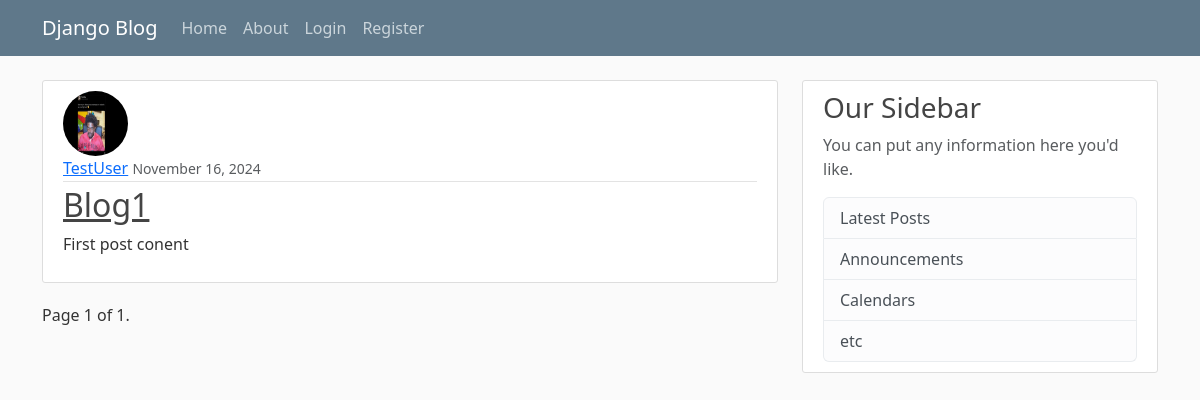
The app's page /, older data.
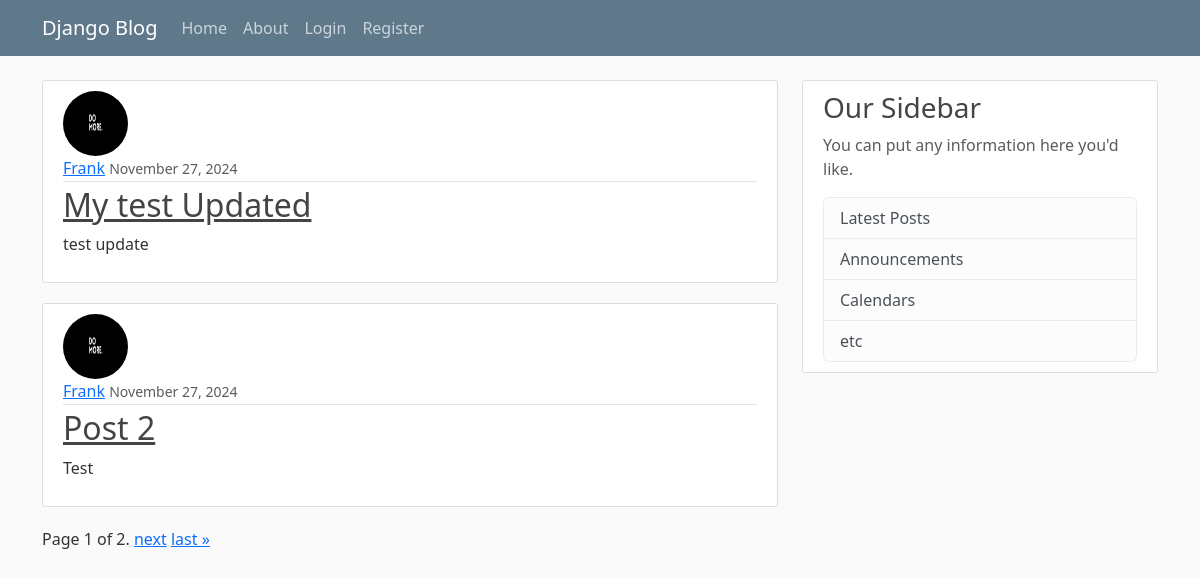
The same page, newer data.
### blog/models.py (models this page shows, shortened)
class Post(models.Model):
    title = models.CharField(max_length=100)
    content = models.TextField()
    date_posted = models.DateTimeField(default=timezone.now)
    author = models.ForeignKey(User, on_delete=models.CASCADE)

### users/models.py (models this page shows, shortened)
class Profile(models.Model):
    user = models.OneToOneField(User, on_delete=models.CASCADE)
    image = models.ImageField(default='default.jpg', upload_to='profile_pics')

### blog/views.py (the view)
# urls.py: path("", PostListView.as_view(), name="blog-home"),
class PostListView(ListView):
    model = Post
    template_name = "blog/home.html"  # by default django view look for <app>/<model>_<viewtype>.html
    context_object_name = "posts"  # by default the PostListView will call our context 'object' instead of 'posts'
    ordering = [
        "-date_posted"
    ]  # orders our post from newes to oldest ( remove - sign if you want to order from oldest to newest)
    paginate_by = 2

### blog/templates/blog/home.html (shortened to what this page needs)
{% extends "blog/base.html"%}
{%block content%}
{% for post in posts %}
<article class="media content-section">
  <img
    class="rounded-circle article-img"
    src="{{ post.author.profile.image.url}}"
    alt=""
  />
  <div class="media-body">
    <div class="article-metadata">
      <a class="mr-2" href="{% url 'user-posts' post.author.username %}">{{ post.author }}</a>
      <small class="text-muted">{{ post.date_posted|date:"F d, Y" }}</small>
    </div>
    <h2><a class="article-title" href="{% url 'post-detail' post.id %}">{{ post.title }}</a></h2>
    <p class="article-content">{{ post.content }}</p>
  </div>
</article>
{% endfor %}
<div class="pagination">
  <span class="step-links">
      <span class="current">
          Page {{ page_obj.number }} of {{ page_obj.paginator.num_pages }}.
      </span>
      {% if page_obj.has_next %}
          <a href="?page={{ page_obj.next_page_number }}">next</a>
          <a href="?page={{ page_obj.paginator.num_pages }}">last &raquo;</a>
      {% endif %}
  </span>
</div>
{%endblock content%}

### blog/templates/blog/base.html (shortened to what this page needs)
{% load static %}
<!DOCTYPE html>
<html lang="en">
  <head>
    <link
      href="https://cdn.jsdelivr.net/npm/bootstrap@5.3.3/dist/css/bootstrap.min.css"
      rel="stylesheet"
    />
    <link
      href="{% static 'blog/main.css' %}"
      type="text/css"
      rel="stylesheet"
    />
  </head>
  <body>
    <header class="site-header">
      <nav class="navbar navbar-expand-md navbar-dark bg-steel fixed-top">
        <div class="container">
          <a class="navbar-brand mr-4" href="/">Django Blog</a>
          <div class="collapse navbar-collapse" id="navbarToggle">
            <div class="navbar-nav mr-auto">
              <a class="nav-item nav-link" href="{% url 'blog-home' %}">Home</a>
              <a class="nav-item nav-link" href="{% url 'blog-about' %}"
                >About</a
              >
            </div>
            <div class="navbar-nav">
              {% if user.is_authenticated %}
              <a class="nav-item nav-link" href="{% url 'post-create' %}">New Post</a>
              <a class="nav-item nav-link" href="{% url 'profile' %}">Profile</a>
              <form action="{% url 'logout' %}" method="post">
                {% csrf_token %}
                <button type="submit">Logout</button>
              </form>
              {% else %}
              <a class="nav-item nav-link" href="/login">Login</a>
              <a class="nav-item nav-link" href="/register">Register</a>
              {% endif %}
            </div>
          </div>
        </div>
      </nav>
    </header>
    <main role="main" class="container">
      <div class="row">
        <div class="col-md-8">
           {% block content %}{% endblock %}
        </div>
        <div class="col-md-4">
          <div class="content-section">
            <h3>Our Sidebar</h3>
            <p class="text-muted">
              You can put any information here you'd like.
            </p>
            <ul class="list-group">
              <li class="list-group-item list-group-item-light">
                Latest Posts
              </li>
              <li class="list-group-item list-group-item-light">
                Announcements
              </li>
              <li class="list-group-item list-group-item-light">Calendars</li>
              <li class="list-group-item list-group-item-light">etc</li>
            </ul>
          </div>
        </div>
      </div>
    </main>
  </body>
</html>

### blog/static/blog/main.css (style rules this page uses)
body { background: #fafafa; color: #333333; margin-top: 5rem; }
h1, h2, h3, h4, h5, h6 { color: #444444; }
ul { margin: 0; }
.bg-steel { background-color: #5f788a; }
.site-header .navbar-nav .nav-link { color: #cbd5db; }
.content-section { background: #ffffff; padding: 10px 20px; border: 1px solid #dddddd; border-radius: 3px; margin-bottom: 20px; }
.article-title { color: #444444; }
.article-content { white-space: pre-line; }
.article-img { height: 65px; width: 65px; margin-right: 16px; }
.article-metadata { padding-bottom: 1px; margin-bottom: 4px; border-bottom: 1px solid #e3e3e3 }

Row changes from the older to the newer data that the page shows:
no longer on this page (row unchanged): Post: author.profile.image (placeholder picture), author "TestUser", date_posted "November 16, 2024", title "Blog1", content "First post conent"
added Post: author.profile.image (picture), author "Frank", date_posted "November 27, 2024", title "My test Updated", content "test update"
added Post: author.profile.image (picture), author "Frank", date_posted "November 27, 2024", title "Post 2", content "Test"
Text that changed along with them:
{{ page_obj.paginator.num_pages }}: "1" → "2"
text now shown: "next last »"
